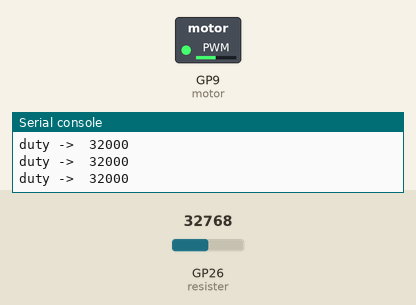
Bench run of a program on a simulated Raspberry Pi Pico running MicroPython. Parts: switched loads named in the program (green lamp = pin HIGH), the last lines printed to the serial console. The inputs (shaded band) are chosen by the test bench; at power-on: GP26 (resister) = 32768 (analog values on the 0–65535 scale).

Above: at 1.2 s.
1.3 s: GP26 (resister) set to 45874
At 2.4 s:
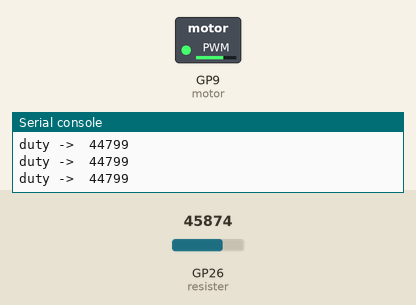
2.8 s: GP26 (resister) set to 57670
At 3.3 s:
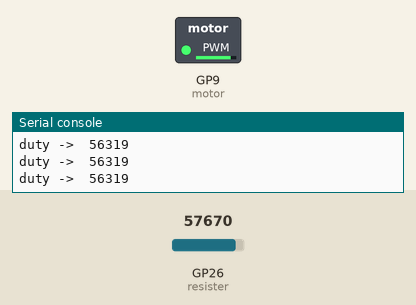
4.3 s: GP26 (resister) set to 7864
At 4.6 s:
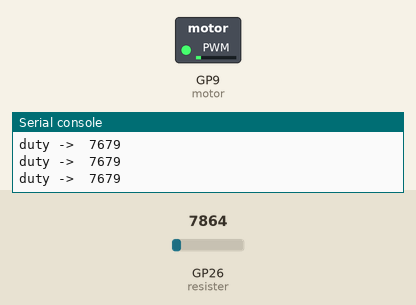
5.8 s: GP26 (resister) set to 0
At 7.0 s:
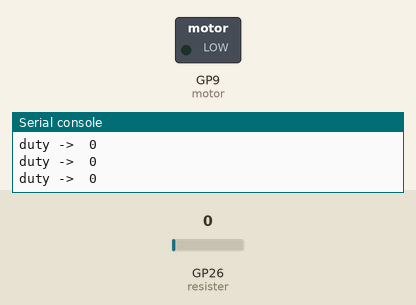
7.3 s: GP26 (resister) set to 32767
At 8.1 s:
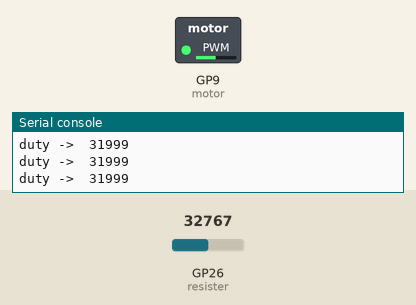
Timing chart, 0 to 9.8 s (numbered marks = the images above; inputs shaded):
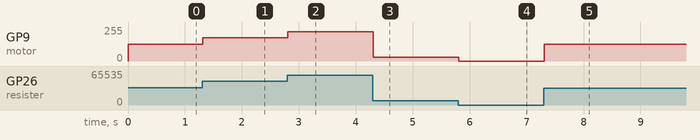

Measured:
- after the input at 1.3 s, GP9 (motor): 125/255 → 174/255 at once
- after the input at 2.8 s, GP9 (motor): 174/255 → 219/255 at once
- after the input at 4.3 s, GP9 (motor): 219/255 → 30/255 at once
- after the input at 5.8 s, GP9 (motor): 30/255 → 0/255 at once
- after the input at 7.3 s, GP9 (motor): 0/255 → 125/255 at once

The program:

motorDrive.py
```python
from machine import PWM
from machine import ADC
from machine import Pin
import utime

#とりあえずモーター動かす
print("program start")

#GPIO12番をPWM出力Pinに設定
motor = PWM(Pin(9,Pin.OUT))
#可変抵抗を26版pinに設定
resister = ADC(Pin(26))

#周波数を設定
motor.freq(1500)  #10000Hzに設定

while True:
#モーター回転
    duty_value = 1 #duty比50%で駆動
    resister_value = resister.read_u16()

    voltage = (resister_value / (65535*3.2))*10

    duty_value = (voltage / 3.2)

    duty = int(duty_value * 65536)
    motor.duty_u16(duty)

    utime.sleep(0.01)

    print("duty -> ",duty)
```
